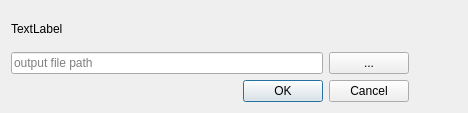
<?xml version="1.0" encoding="UTF-8"?>
<ui version="4.0">
 <class>Dialog</class>
 <widget class="QDialog" name="Dialog">
  <property name="geometry">
   <rect>
    <x>0</x>
    <y>0</y>
    <width>468</width>
    <height>113</height>
   </rect>
  </property>
  <property name="windowTitle">
   <string>Noflow-Polygon Export for ProMaIDes HYD-module</string>
  </property>
  <property name="windowIcon">
   <iconset>
    <normaloff>../icons/hyd.png</normaloff>../icons/hyd.png</iconset>
  </property>
  <layout class="QGridLayout" name="gridLayout">
   <item row="0" column="0">
    <widget class="QLabel" name="input_label">
     <property name="text">
      <string>TextLabel</string>
     </property>
    </widget>
   </item>
   <item row="0" column="1">
    <widget class="QPushButton" name="HelpButton">
     <property name="maximumSize">
      <size>
       <width>80</width>
       <height>50</height>
      </size>
     </property>
     <property name="styleSheet">
      <string notr="true">QPushButton {
    color: #333;
    border: 0px solid #555;
    border-radius: 0px;
    border-style: outset;
    background: transparent;
    padding: 5px;
    }

</string>
     </property>
     <property name="text">
      <string/>
     </property>
     <property name="icon">
      <iconset>
       <normaloff>../icons/HelpButton.png</normaloff>../icons/HelpButton.png</iconset>
     </property>
     <property name="iconSize">
      <size>
       <width>25</width>
       <height>25</height>
      </size>
     </property>
    </widget>
   </item>
   <item row="1" column="0">
    <layout class="QHBoxLayout" name="horizontalLayout">
     <item>
      <widget class="QLineEdit" name="filename_edit">
       <property name="toolTip">
        <string>Set the output file</string>
       </property>
       <property name="placeholderText">
        <string>output file path</string>
       </property>
      </widget>
     </item>
     <item>
      <widget class="QPushButton" name="browse_button">
       <property name="text">
        <string>...</string>
       </property>
      </widget>
     </item>
    </layout>
   </item>
   <item row="2" column="0">
    <widget class="QDialogButtonBox" name="button_box">
     <property name="orientation">
      <enum>Qt::Horizontal</enum>
     </property>
     <property name="standardButtons">
      <set>QDialogButtonBox::Cancel|QDialogButtonBox::Ok</set>
     </property>
    </widget>
   </item>
  </layout>
 </widget>
 <resources>
  <include location="resources.qrc"/>
 </resources>
 <connections>
  <connection>
   <sender>button_box</sender>
   <signal>accepted()</signal>
   <receiver>Dialog</receiver>
   <slot>accept()</slot>
   <hints>
    <hint type="sourcelabel">
     <x>248</x>
     <y>254</y>
    </hint>
    <hint type="destinationlabel">
     <x>157</x>
     <y>274</y>
    </hint>
   </hints>
  </connection>
  <connection>
   <sender>button_box</sender>
   <signal>rejected()</signal>
   <receiver>Dialog</receiver>
   <slot>reject()</slot>
   <hints>
    <hint type="sourcelabel">
     <x>316</x>
     <y>260</y>
    </hint>
    <hint type="destinationlabel">
     <x>286</x>
     <y>274</y>
    </hint>
   </hints>
  </connection>
 </connections>
</ui>
